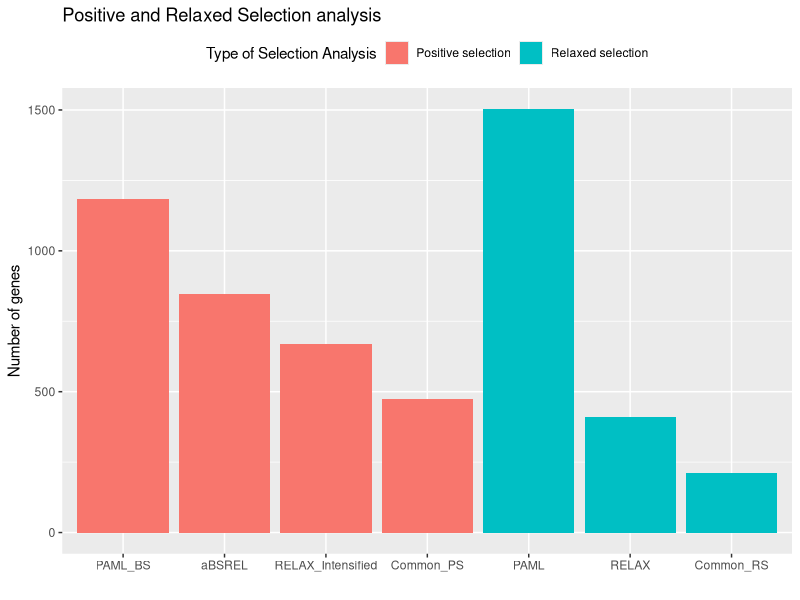
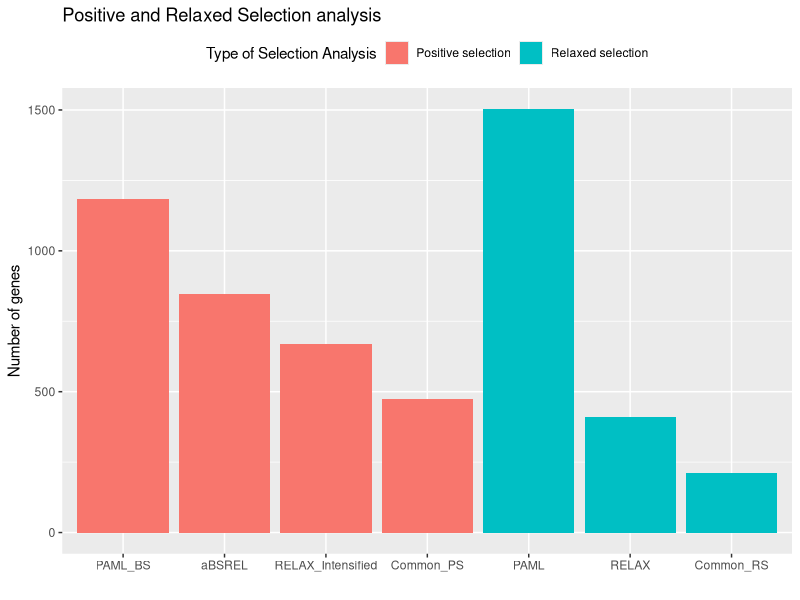
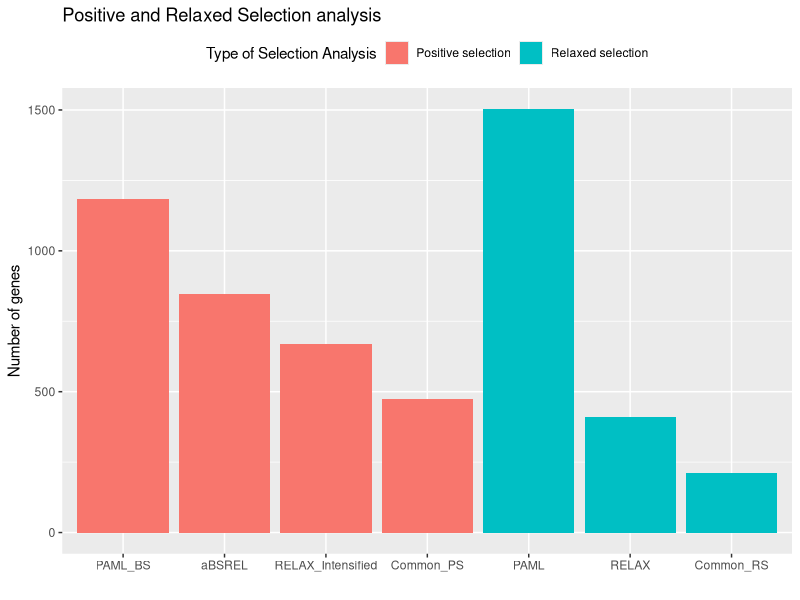

These figures' R source, in order:
library(reshape2)
library(ggplot2)

df <- structure(list(PAML_BS = 1184, aBSREL=848, RELAX_Intensified=668, Common=473, PAML = 1504, RELAX=410, Common=210), .Names = c("PAML_BS","aBSREL","RELAX_Intensified","Common_PS","PAML","RELAX","Common_RS"), class = "data.frame", row.names = c(NA, -1L))

melt(df)->B

B$id <- c(rep("Positive selection",4),rep("Relaxed selection",3))

ggplot(B, aes(variable, value, fill=id)) + geom_bar(stat = "identity") + labs(x="",y="Number of genes",title="Positive and Relaxed Selection analysis",fill="Type of Selection Analysis") + theme(legend.position="top")

pdf("selection_summary.pdf")
ggplot(B, aes(variable, value, fill=id)) + geom_bar(stat = "identity") + labs(x="",y="Number of genes",title="Positive and Relaxed Selection analysis",fill="Type of Selection Analysis") + theme(legend.position="top")
dev.off()
plt <- ggplot(B, aes(variable, value, fill=id)) + geom_bar(stat = "identity") + labs(x="",y="Number of genes",title="Positive and Relaxed Selection analysis",fill="Type of Selection Analysis") + theme(legend.position="top")

ggsave("selection_summary.jpeg", plot = plt, dpi = 500,limitsize = FALSE)

